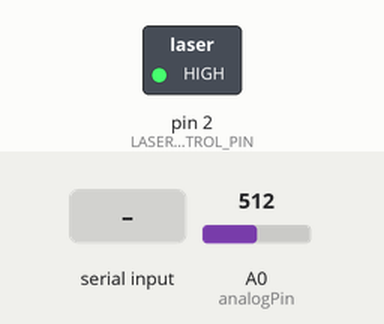
This sketch was run on a simulated Arduino Uno, built with avr-gcc and run on an emulated ATmega328P. Shown: switched loads named in the sketch (green lamp = pin HIGH). The test bench sets the inputs (shaded band); at power-on: A0 (analogPin) = 512. What the sketch prints to the serial monitor is not drawn.

Above: at 1.2 s.
1.3 s: "0" received over Serial
At 2.3 s:
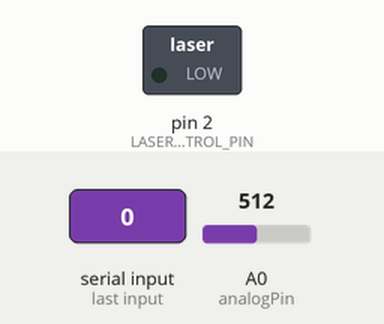
2.8 s: "1" received over Serial
At 3.5 s:
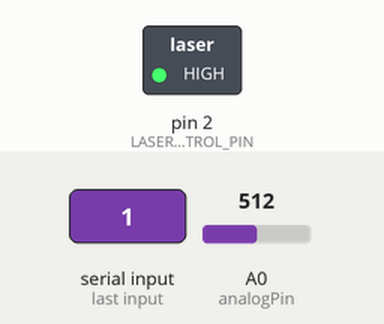
Timing chart, 0 to 5.8 s (numbered marks = the images above; inputs shaded):
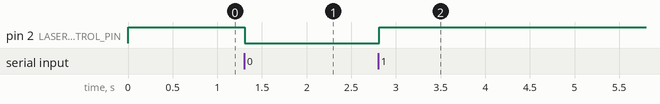

The sketch:

LOUCOMAX_LASER_CONTROL.ino
```cpp
// Constants
const int analogPin = A0; // Pin A0 for analog input
#define LASER_CONTROL_PIN 2


void setup() {
  // Initialize the serial communication at a baud rate of 9600:
  Serial.begin(9600);

  // Initialize the LASER ON/OFF command pin
  pinMode(LASER_CONTROL_PIN, OUTPUT);
  digitalWrite(LASER_CONTROL_PIN, HIGH); // Laser OFF au démarrage
}

void loop() {
  // Read the analog input on pin A0:
  int sensorValue = analogRead(analogPin);

  // Print the sensor value to the Serial Monitor:
  Serial.println(sensorValue);

  // Delay in milliseconds before next reading:
  delay(10);

  // Laser On/Off command from serial com
  if (Serial.available()) {
    char command = Serial.read();
    if (command == '1') {
      digitalWrite(LASER_CONTROL_PIN, HIGH); // Laser ON
    } else if (command == '0') {
      digitalWrite(LASER_CONTROL_PIN, LOW);  // Laser OFF
    }
  }
}
```

Measured:
- after the input at 1.3 s, pin 2 (LASER_CONTROL_PIN): HIGH → LOW at once
- after the input at 2.8 s, pin 2 (LASER_CONTROL_PIN): LOW → HIGH at once
